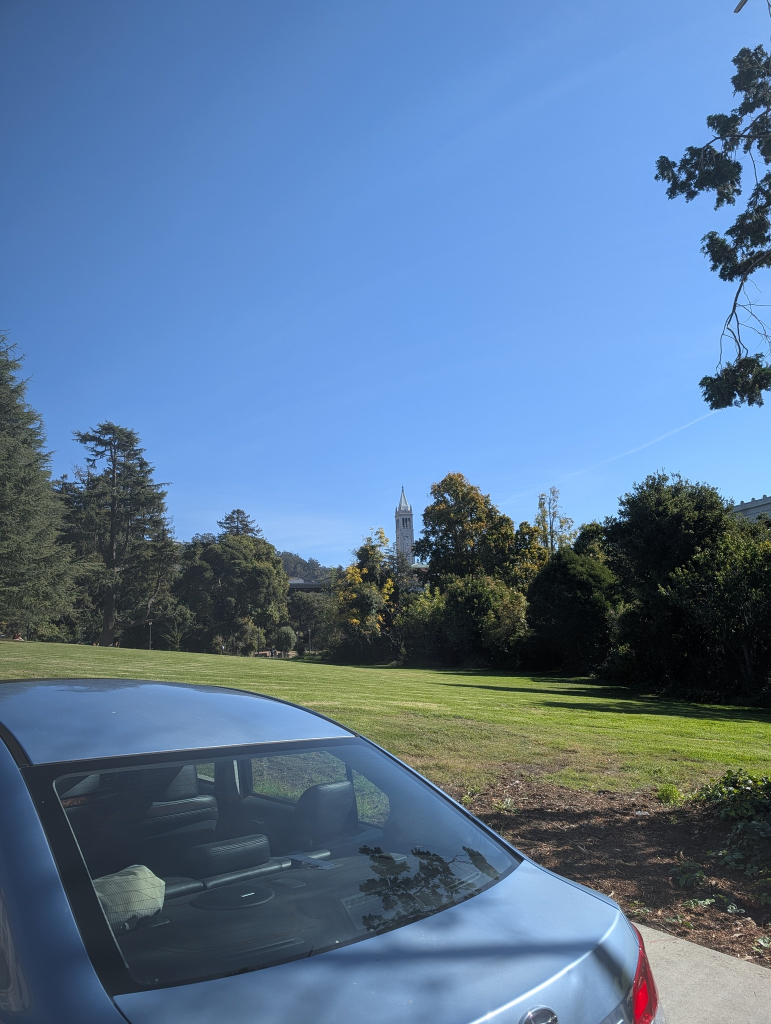
#> input picture cs180_proj4/data/cars_1.jpg, 1542 x 2048 px (shown at 1/2 size); its folder holds only this picture in this run
$ python stage_recognize.py
#> lines starting #> are read from the running program, lines starting #| are printed output that depends on the picture
"""B.5: recognize panoramas in the whole photo pile, shuffled, then stitch each one."""
import sys, json, time, hashlib, re
from pathlib import Path
import numpy as np
from PIL import Image
ROOT = Path(__file__).resolve().parents[1]; sys.path.insert(0, str(ROOT / 'code'))
from imutils import load, save
from features import features
from recognize import pairwise, components, spanning_tree, bundle_rotations
from cylinder import intrinsics, build_surface, straighten, largest_full_box
M = ROOT / 'media/recog'


def pool():
    """Every stored photo once (some sets share frames, e.g. theatre and theatre7),
    shuffled so the order carries no information. Labels are kept only to score."""
    seen, items = {}, []
    for p in sorted((ROOT / 'data').glob('*.jpg')):
        h = hashlib.md5(p.read_bytes()).hexdigest()
        label = re.sub(r'_\d+$', '', p.stem)
        if h in seen:
            items[seen[h]]['labels'].add(label); items[seen[h]]['aliases'].append(p.name); continue
        seen[h] = len(items); items.append(dict(file=p.name, labels={label}, aliases=[p.name]))
    order = np.random.default_rng(7).permutation(len(items))
    return [items[i] for i in order], len(seen), sum(len(v['aliases']) for v in items)


def thumbs(files, dst, h=150, per_row=12, gap=4):
#> called with h = 120, per_row = 14, gap = 4
    ims = []
    for f in files:
        im = Image.open(ROOT / 'data' / f).convert('RGB'); s = h / im.height
#> in thumbs, im is the input picture: PIL image 1542x2048 RGB; mean R, G, B 90.3, 119.4, 152
#> after `s = h / im.height`: s = 0.0586
        ims.append(im.resize((int(im.width * s), h), Image.LANCZOS))
    rows = [ims[i:i + per_row] for i in range(0, len(ims), per_row)]
#> rows = 1 item
    W = max(sum(i.width for i in r) + gap * (len(r) - 1) for r in rows)
#> W = 90
    c = Image.new('RGB', (W, len(rows) * (h + gap) - gap), (16, 18, 24))
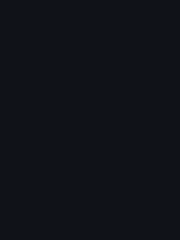
#> c: PIL image 90x120 RGB (shown 2 times larger); mean R, G, B 16, 18, 24
    for k, r in enumerate(rows):
        x = 0
        for i in r:
            c.paste(i, (x, k * (h + gap))); x += i.width + gap
#> this loop made 1 pass
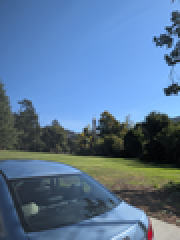
#> c: PIL image 90x120 RGB (shown 2 times larger); mean R, G, B 90.3, 119.4, 152
    c.save(dst, quality=86)


def main():
    M.mkdir(parents=True, exist_ok=True)
    items, n_unique, n_files = pool()
    files = [it['file'] for it in items]
    thumbs(files, M / 'pool.jpg', h=120, per_row=14)
    t = time.perf_counter()
    F = []
    for f in files:                                    # one photo in memory at a time
        Fi = features(load(ROOT / 'data' / f)); Fi.pop('gray'); F.append(Fi)
    t_feat = time.perf_counter() - t
    shape = {i: Image.open(ROOT / 'data' / f).size[::-1] + (3,) for i, f in enumerate(files)}
    Ks = [intrinsics(shape[i], 24.0) for i in range(len(files))]
    t = time.perf_counter(); edges, log = pairwise(F, Ks); t_pair = time.perf_counter() - t
    inlier_ok = [l for l in log if l[4]]
    geo_rejected = [l for l in inlier_ok if l[5] >= 1.5]
    dev_kept = [l[5] for l in inlier_ok if l[5] < 1.5]
    groups = components(len(files), edges)
    pans = [g for g in groups if len(g) >= 2]; singles = [g[0] for g in groups if len(g) == 1]
    # score against the true sets: a pair of photos "belongs together" if they share a set label
    same_true = lambda i, j: bool(items[i]['labels'] & items[j]['labels'])
    comp = {i: k for k, g in enumerate(groups) for i in g}
    tp = fp = fn = 0
    for i in range(len(files)):
        for j in range(i + 1, len(files)):
            pred, true = comp[i] == comp[j], same_true(i, j)
            tp += pred and true; fp += pred and not true; fn += (not pred) and true
    out = dict(n_files=n_files, n_unique=n_unique, n_pairs=len(log), n_accepted=len(edges), t_features=t_feat, t_pairwise=t_pair,
               n_inlier_test=len(inlier_ok), n_geo_rejected=len(geo_rejected), rot_dev_kept_max=float(max(dev_kept)),
               geo_rejected=[dict(a=files[l[0]], b=files[l[1]], inliers=l[3], rot_dev=l[5]) for l in geo_rejected],
               pair_precision=tp / max(tp + fp, 1), pair_recall=tp / max(tp + fn, 1), panoramas=[],
               singles=[dict(file=files[i], labels=sorted(items[i]['labels'])) for i in singles])
    print(f'{n_files} files -> {n_unique} unique photos | {len(log)} pairs, {len(edges)} accepted | features {t_feat:.0f}s, pairs {t_pair:.0f}s')
    print(f'{len(pans)} panoramas, {len(singles)} single photos | pair precision {out["pair_precision"]:.3f}, recall {out["pair_recall"]:.3f}')
    for k, g in enumerate(pans):
        names = [files[i] for i in g]; labels = sorted(set().union(*(items[i]['labels'] for i in g)))
        thumbs(names, M / f'members_{k + 1}.jpg', h=140, per_row=12)
        ref, H_to_ref = spanning_tree(g, edges)
        info = dict(members=names, labels=labels, reference=files[ref], n=len(g))
        shapes = {shape[i] for i in g}
        if len(shapes) == 1:
            K = intrinsics(shape[g[0]], 24.0)
            Rs, Kf, res = bundle_rotations(g, ref, H_to_ref, edges, K)
            Rl = [Rs[i] for i in g]
            z = np.array([R[:, 2] for R in Rl]); yaw = np.degrees(np.arctan2(z[:, 0], z[:, 2])); pitch = np.degrees(np.arcsin(np.clip(z[:, 1], -1, 1)))
            if np.ptp(yaw) > 30 and np.ptp(yaw) > 2 * np.ptp(pitch):
                Rl, tilt = straighten(Rl); info['straightened_deg'] = tilt
            r = build_surface([load(ROOT / 'data' / files[i]) for i in g], Rl, Kf, 'cylinder', max_pixels=8e6)
            y0, y1, x0, x1 = largest_full_box(r['alpha'][::4, ::4] > 0.99)
            crop = r['twolevel'][y0 * 4 + 4:y1 * 4 - 4, x0 * 4 + 4:x1 * 4 - 4]
            use = crop if crop.size and min(crop.shape[:2]) > 0.25 * min(r['twolevel'].shape[:2]) else r['twolevel']
            save(use, M / f'pano_{k + 1}.jpg', quality=90, max_side=2600)
            span, was_cropped = r['span_deg'], use is crop
            del r, crop, use
            info.update(bundle_resid_median_px=res, focal_ratio=float(Kf[0, 0] / K[0, 0]), span_deg=span,
                        yaw_range_deg=float(np.ptp(yaw)), pitch_range_deg=float(np.ptp(pitch)), cropped=was_cropped)
        out['panoramas'].append(info)
        print(f"  #{k + 1}: {len(g)} photos {labels} | bundle {info.get('bundle_resid_median_px', float('nan')):.2f}px | span {info.get('span_deg', 0):.0f} deg")
    print('single photos:', [s['file'] for s in out['singles']])
    json.dump(out, open(ROOT / 'tests/run/recognize.json', 'w'), indent=1)


if __name__ == '__main__':
    main()
#> (the call stopped at in main, `Fi = features(load(ROOT / 'data' / f)); Fi.pop('gray'); F.append(Fi)`: imutils is not available in this run)

$ run again, on cs180_proj4/data/rooftop_1.jpg
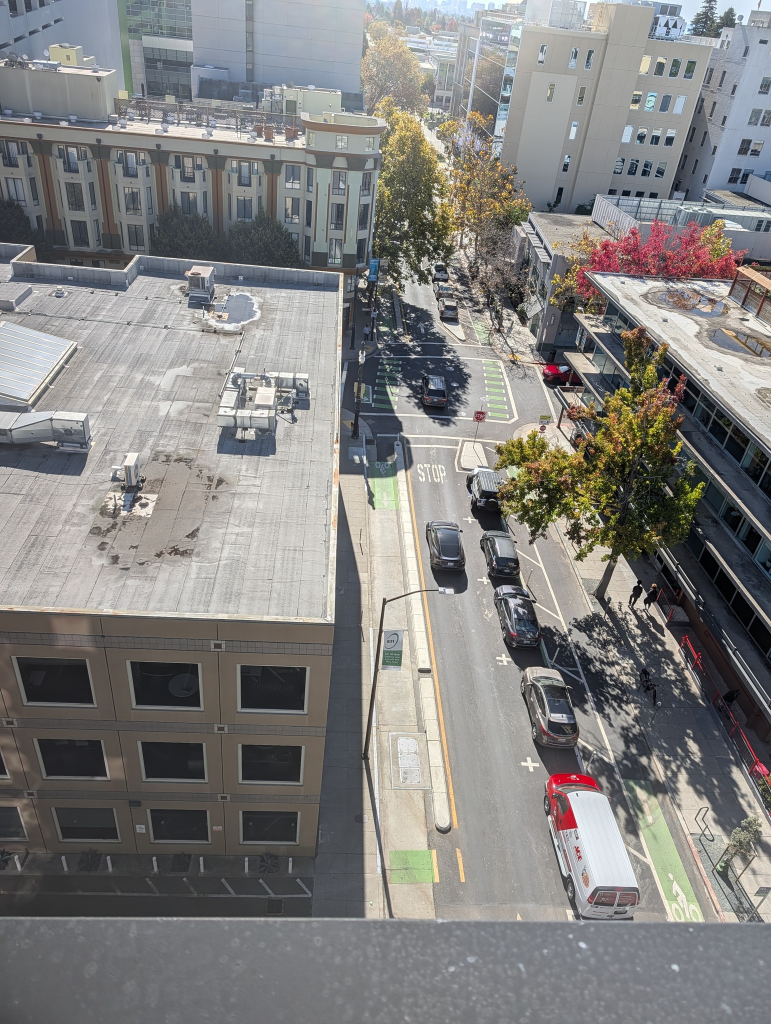
#> input picture cs180_proj4/data/rooftop_1.jpg, 1542 x 2048 px (shown at 1/2 size)
#> in thumbs, im is the input picture: PIL image 1542x2048 RGB; mean R, G, B 129.8, 128.8, 127.3
#> rows = 1 item
#> W = 90
#> the loop in thumbs, `for k, r in enumerate(rows):` made 1 pass
#> after the loop in thumbs, `for k, r in enumerate(rows):`:
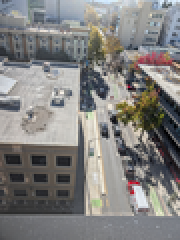
#> c: PIL image 90x120 RGB (shown 2 times larger); mean R, G, B 129.8, 128.8, 127.3

$ run again, on cs180_proj4/data/glass_3.jpg
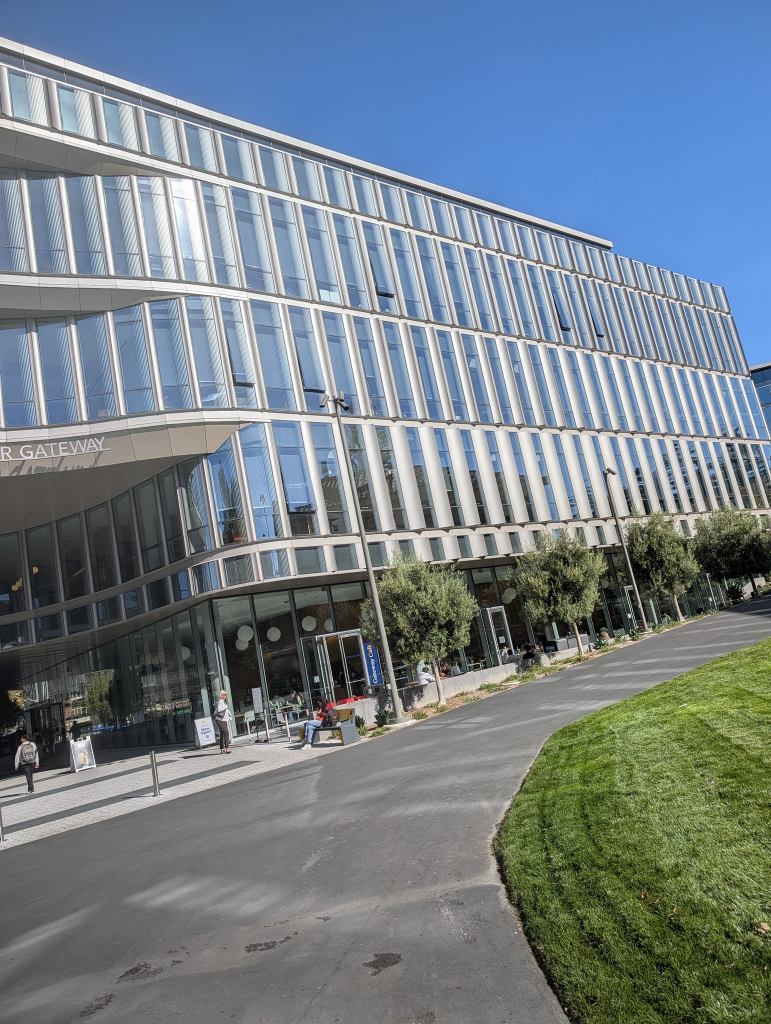
#> input picture cs180_proj4/data/glass_3.jpg, 1542 x 2048 px (shown at 1/2 size)
#> in thumbs, im is the input picture: PIL image 1542x2048 RGB; mean R, G, B 116.1, 128.7, 137
#> rows = 1 item
#> W = 90
#> the loop in thumbs, `for k, r in enumerate(rows):` made 1 pass
#> after the loop in thumbs, `for k, r in enumerate(rows):`:
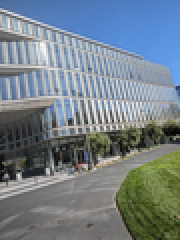
#> c: PIL image 90x120 RGB (shown 2 times larger); mean R, G, B 116.2, 128.7, 137
